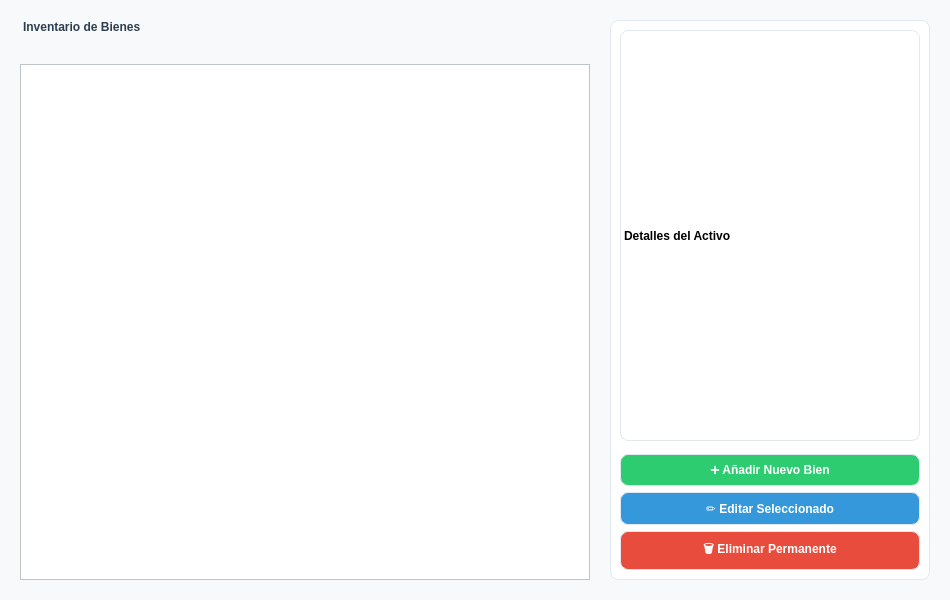
<?xml version="1.0" encoding="UTF-8"?>
<ui version="4.0">
 <class>GestionBienesView</class>
 <widget class="QWidget" name="GestionBienesView">
  <property name="geometry">
   <rect>
    <x>0</x>
    <y>0</y>
    <width>950</width>
    <height>600</height>
   </rect>
  </property>
  <property name="windowTitle">
   <string>SGA - Gestión de Inventario de Bienes</string>
  </property>
  <property name="styleSheet">
   <string>background-color: #F8F9FA; font-family: 'Segoe UI', Arial;</string>
  </property>
  <layout class="QHBoxLayout" name="layout_principal">
   <property name="spacing">
    <number>20</number>
   </property>
   <property name="leftMargin">
    <number>20</number>
   </property>
   <property name="topMargin">
    <number>20</number>
   </property>
   <property name="rightMargin">
    <number>20</number>
   </property>
   <property name="bottomMargin">
    <number>20</number>
   </property>
   <item>
    <layout class="QVBoxLayout" name="panel_izquierdo">
     <item>
      <widget class="QLabel" name="lbl_titulo">
       <property name="font">
        <font><pointSize>14</pointSize><weight>75</weight><bold>true</bold></font>
       </property>
       <property name="styleSheet">
        <string>color: #2C3E50; margin-bottom: 10px;</string>
       </property>
       <property name="text">
        <string>Inventario de Bienes</string>
       </property>
      </widget>
     </item>
     <item>
      <widget class="QTableWidget" name="tabla_bienes">
       <property name="styleSheet">
        <string>background-color: white; border: 1px solid #BDC3C7;</string>
       </property>
      </widget>
     </item>
    </layout>
   </item>
   <item>
    <widget class="QFrame" name="panel_derecho">
     <property name="minimumSize">
      <size><width>320</width><height>0</height></size>
     </property>
     <property name="maximumSize">
      <size><width>320</width><height>16777215</height></size>
     </property>
     <property name="styleSheet">
      <string>background-color: white; border: 1px solid #E2E8F0; border-radius: 8px;</string>
     </property>
     <layout class="QVBoxLayout" name="layout_derecho">
      <item>
       <widget class="QLabel" name="lbl_detalles">
        <property name="font">
         <font><pointSize>12</pointSize><weight>75</weight><bold>true</bold></font>
        </property>
        <property name="text">
         <string>Detalles del Activo</string>
        </property>
       </widget>
      </item>
      <item>
       <layout class="QVBoxLayout" name="layout_detalles_dinamicos"/>
      </item>
      <item>
       <spacer name="spacer">
        <property name="orientation"><enum>Qt::Vertical</enum></property>
       </spacer>
      </item>
      <item>
       <widget class="QPushButton" name="btn_anadir">
        <property name="text"><string>➕ Añadir Nuevo Bien</string></property>
        <property name="styleSheet"><string>background-color: #2ECC71; color: white; font-weight: bold; padding: 8px;</string></property>
       </widget>
      </item>
      <item>
       <widget class="QPushButton" name="btn_editar">
        <property name="text"><string>✏️ Editar Seleccionado</string></property>
        <property name="styleSheet"><string>background-color: #3498DB; color: white; font-weight: bold; padding: 8px;</string></property>
       </widget>
      </item>
      <item>
       <widget class="QPushButton" name="btn_eliminar">
        <property name="text"><string>🗑️ Eliminar Permanente</string></property>
        <property name="styleSheet"><string>background-color: #E74C3C; color: white; font-weight: bold; padding: 8px;</string></property>
       </widget>
      </item>
     </layout>
    </widget>
   </item>
  </layout>
 </widget>
</ui>
